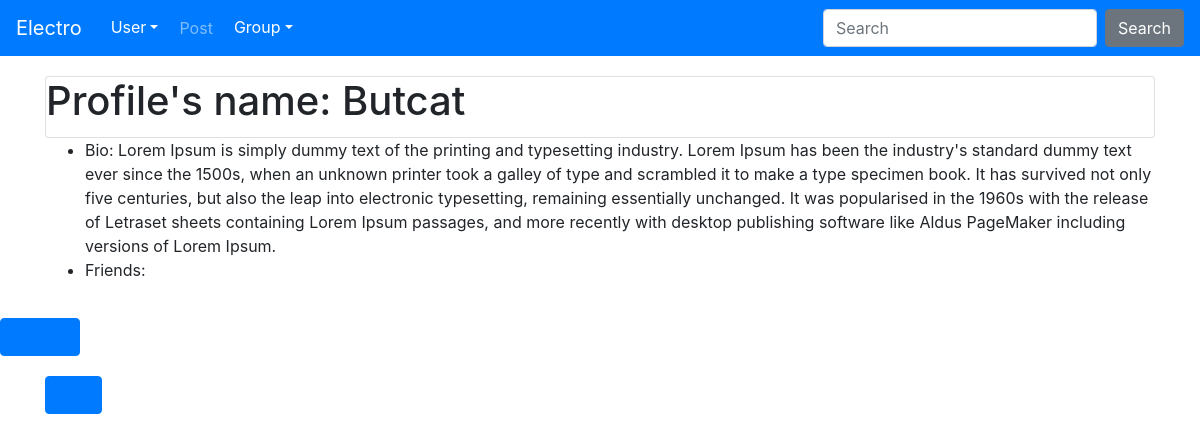
The app's page /electro/user/1/ (signed in) with its own data.
### electro_social/models.py (models this page shows, shortened)
class Profile(models.Model):
    user = models.OneToOneField(settings.AUTH_USER_MODEL,
    on_delete=models.CASCADE)
    profile_picture = models.ImageField(upload_to='img', blank=True, null=True)
    description = models.TextField(blank=True)
    birth_date = models.DateField(null=True, blank=True)
    followers = models.ManyToManyField(settings.AUTH_USER_MODEL, blank=True, related_name="followers")
    class Meta():
        ordering = ['user']

### electro_social/views.py (the view)
# urls.py: path('user/<int:pk>/', views.DetailUserProfile.as_view(), name='detail'),
class DetailUserProfile(DetailView):
    template_name = 'users/user_detail.html'
    def get_object(self):
        return Profile.objects.filter(user=self.kwargs['pk'])
    def get_context_data(self, **kwargs):
        context = super(DetailUserProfile, self).get_context_data(**kwargs)
        context['infos'] = self.get_object()
        context['posts'] = Post.objects.all().filter(user=self.kwargs['pk'])
        context['post_numbers'] = Post.objects.filter(user=self.kwargs['pk']).count()
        context['groups'] = Group.objects.filter(members=self.kwargs['pk'])
        return context

### electro_social/templates/users/user_detail.html (shortened to what this page needs)
{% extends 'base.html' %}
{% load static %}
{% block page_content %}
{% if user.is_authenticated %}
<div class="padding">
	<div class="container">
		<div class="card">
			{% for info in infos %}
			<h1 class="card-title"> Profile's name: {{ info.user }} </h1>
		</div>
		<ul>
			<li class="card-text">Bio: {{ info.description }}</li>
			{% if not info.friends %}
			<li class="card-text">Friends: {{ info.friends.count }}</li>
			{% else %}
			<li>No friends</li>
			{% endif %}
			{% endfor %}
		</ul>
	</div>
</div>
			<div class="btn btn-primary">
			<a href="{% url 'electro:accept' user.id %}">Accept</a>
			</div>
				<div class="padding">
				  <div class="container">
						<div class="btn btn-primary">
						<a href="{% url 'electro:add' user.id %}">Add</a>
					</div>
    </div>
</div>
{% endif %}
{% endblock %}

### electro_social/static/css/style_electro.css (style rules this page uses)
body { height: 100%; width: 100%; }
.padding { padding: 20px 0; }

### records on screen
Profile: user "Butcat", description "Lorem Ipsum is simply dummy text of the printing and typesetting industry. Lorem Ipsum has been the industry's standard dummy text ever since the 1500s, when an unknown printer took a galley of type and scrambled it to make a type specimen book. It has survived not only five centuries, but also the leap into electronic typesetting, remaining essentially unchanged. It was popularised in the 1960s with the release of Letraset sheets containing Lorem Ipsum passages, and more recently with desktop publishing software like Aldus PageMaker including versions of Lorem Ipsum."
